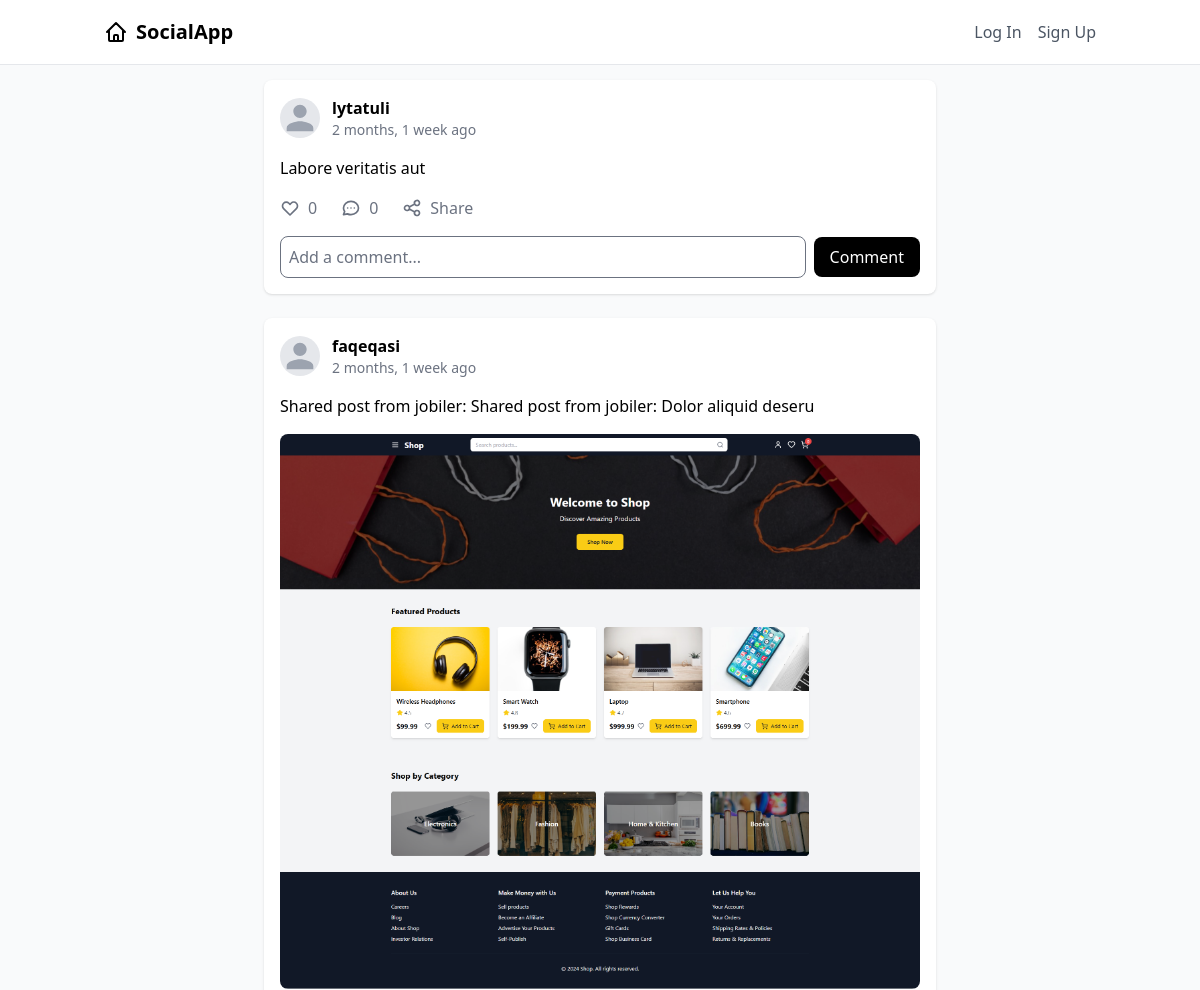
/ (upper part), run on an earlier commit of the app's database.
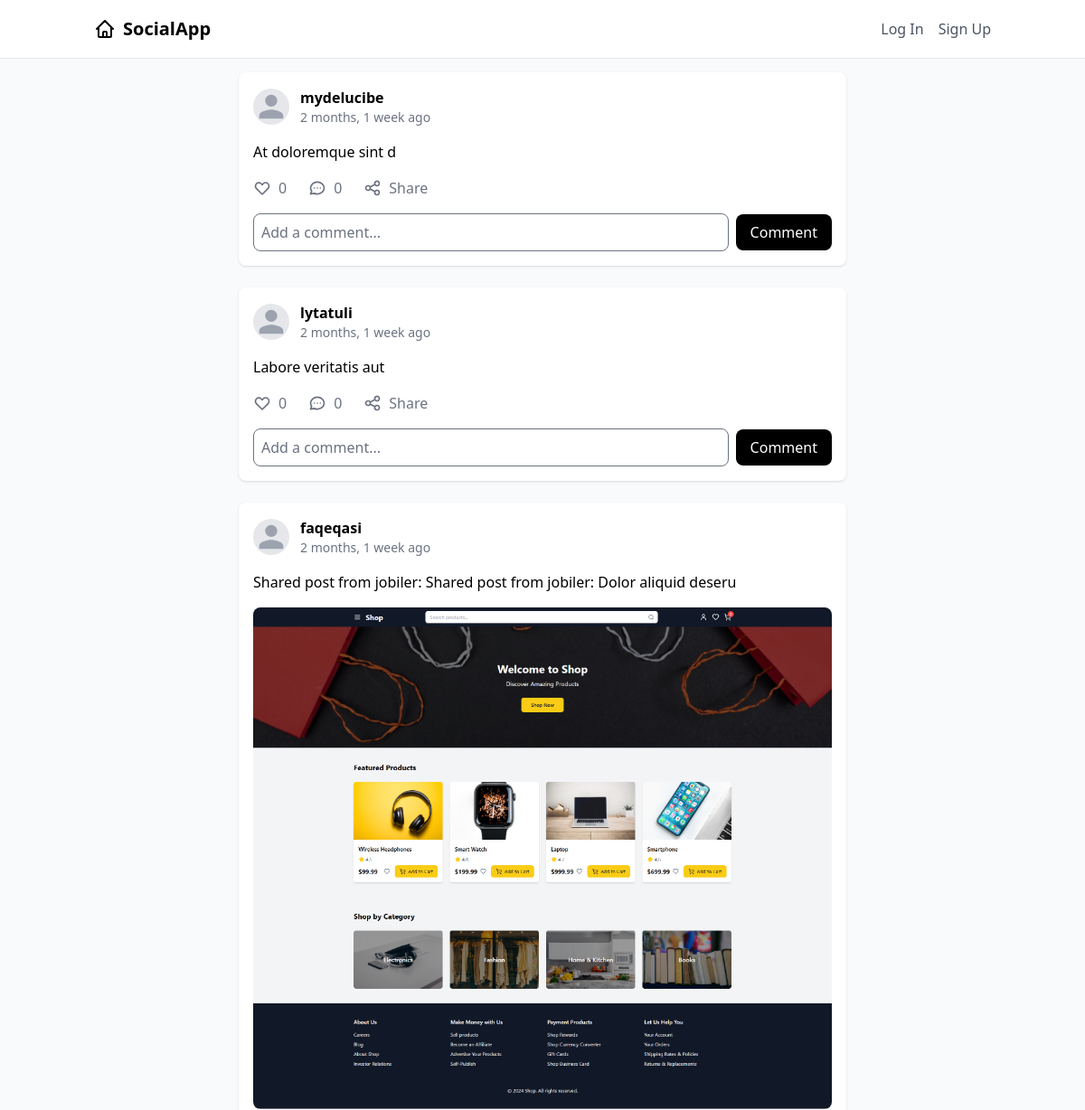
And on a later commit of the database.
### posts/models.py (models this page shows, shortened)
class Post(models.Model):
    user = models.ForeignKey(User, on_delete=models.CASCADE)
    content = models.TextField()
    image = models.ImageField(upload_to='post_images/', blank=True, null=True)
    created_at = models.DateTimeField(auto_now_add=True)
    updated_at = models.DateTimeField(auto_now=True)
    likes = models.ManyToManyField(User, related_name='liked_posts', blank=True)
    class Meta:
        ordering = ['-created_at']

### posts/views.py (the view)
# urls.py: path('', views.home, name='home'),
def home(request):
    posts = Post.objects.select_related('user').prefetch_related('likes', 'comments').all()
    comment_form = CommentForm()
    return render(request, 'posts/home.html', {'posts': posts, 'comment_form': comment_form})

### posts/forms.py
class CommentForm(forms.ModelForm):
    class Meta:
        model = Comment
        fields = ['content']

### templates/posts/home.html (shortened to what this page needs)
{% extends 'base.html' %}
{% block content %}
<div class="max-w-2xl mx-auto space-y-6">
    {% for post in posts %}
    <article class="bg-white rounded-lg shadow" id="post-{{ post.id }}">
        <div class="p-4">
            <div class="flex items-center space-x-3 mb-4">
                <div class="w-10 h-10 bg-gray-200 rounded-full overflow-hidden">
                    {% if post.user.profile_image %}
                        <img src="{{ post.user.profile_image.url }}" alt="{{ post.user.username }}" class="w-full h-full object-cover">
                    {% else %}
                        <svg class="w-full h-full text-gray-400" fill="currentColor" viewBox="0 0 24 24">
                            <path d="M12 12c2.21 0 4-1.79 4-4s-1.79-4-4-4-4 1.79-4 4 1.79 4 4 4zm0 2c-2.67 0-8 1.34-8 4v2h16v-2c0-2.66-5.33-4-8-4z" />
                        </svg>
                    {% endif %}
                </div>
                <div>
                    <h3 class="font-semibold">{{ post.user.username }}</h3>
                    <p class="text-sm text-gray-500">{{ post.created_at|timesince }} ago</p>
                </div>
            </div>
            <p class="mb-4">{{ post.content }}</p>
            {% if post.image %}
                <div class="rounded-lg overflow-hidden mb-4">
                    <img src="{{ post.image.url }}" alt="Post image" class="w-full">
                </div>
            {% endif %}
            <div class="flex items-center space-x-6 text-gray-500">
                <button class="flex items-center space-x-2 hover:text-primary like-button" data-post-id="{{ post.id }}">
                    <svg xmlns="http://www.w3.org/2000/svg" class="h-5 w-5" fill="{% if request.user in post.likes.all %}currentColor{% else %}none{% endif %}" viewBox="0 0 24 24" stroke="currentColor">
                        <path stroke-linecap="round" stroke-linejoin="round" stroke-width="2" d="M4.318 6.318a4.5 4.5 0 000 6.364L12 20.364l7.682-7.682a4.5 4.5 0 00-6.364-6.364L12 7.636l-1.318-1.318a4.5 4.5 0 00-6.364 0z" />
                    </svg>
                    <span class="likes-count">{{ post.likes.count }}</span>
                </button>
                <button class="flex items-center space-x-2 hover:text-primary comment-button" data-post-id="{{ post.id }}">
                    <span class="comments-count">{{ post.comments.count }}</span>
                </button>
                <a href="{% url 'share_post' post.id %}" class="flex items-center space-x-2 hover:text-primary">
                    <span>Share</span>
                </a>
            </div>
            <form class="mt-4 comment-form" data-post-id="{{ post.id }}">
                <div class="flex items-center space-x-2">
                    <input type="text" name="content" placeholder="Add a comment..." class="flex-1 p-2 border rounded-lg focus:outline-none focus:ring-2 focus:ring-primary">
                    <button type="submit" class=" bg-black px-4 py-2 bg-primary text-white rounded-lg hover:bg-secondary transition">Comment</button>
                </div>
            </form>
        </div>
    </article>
    {% empty %}
    <div class="bg-white rounded-lg shadow p-6 text-center text-gray-500">
        No posts yet. Be the first to post!
    </div>
    {% endfor %}
</div>
{% endblock %}

### templates/base.html (shortened to what this page needs)
<!DOCTYPE html>
<html lang="en">
<head>
    {% load static %}
    <script src="https://cdn.tailwindcss.com?plugins=forms,typography"></script>
</head>
<body class="bg-gray-50">
    <header class="fixed top-0 left-0 right-0 bg-white border-b z-50">
        <div class="container mx-auto px-4">
            <nav class="flex items-center justify-between h-16">
                <a href="{% url 'home' %}" class="flex items-center space-x-2">
                    <span class="text-xl font-semibold text-primary">SocialApp</span>
                </a>
                <div class="flex items-center space-x-4">
                    {% if user.is_authenticated %}
                        <a href="{% url 'profile' %}" class="text-gray-600 hover:text-primary">Profile</a>
                        <a href="{% url 'logout' %}" class="text-gray-600 hover:text-primary">Log Out</a>
                    {% else %}
                        <a href="{% url 'login' %}" class="text-gray-600 hover:text-primary">Log In</a>
                        <a href="{% url 'signup' %}" class="text-gray-600 hover:text-primary">Sign Up</a>
                    {% endif %}
                </div>
            </nav>
        </div>
    </header>
    <main class="container mx-auto px-4 pt-20 pb-16">
        {% block content %}
        {% endblock %}
    </main>
</body>
</html>

What changed in the data, as far as the page shows it:
added Post: user.username "mydelucibe", created_at "2 months, 1 week", content "At doloremque sint d", likes.count "0", comments.count "0"
